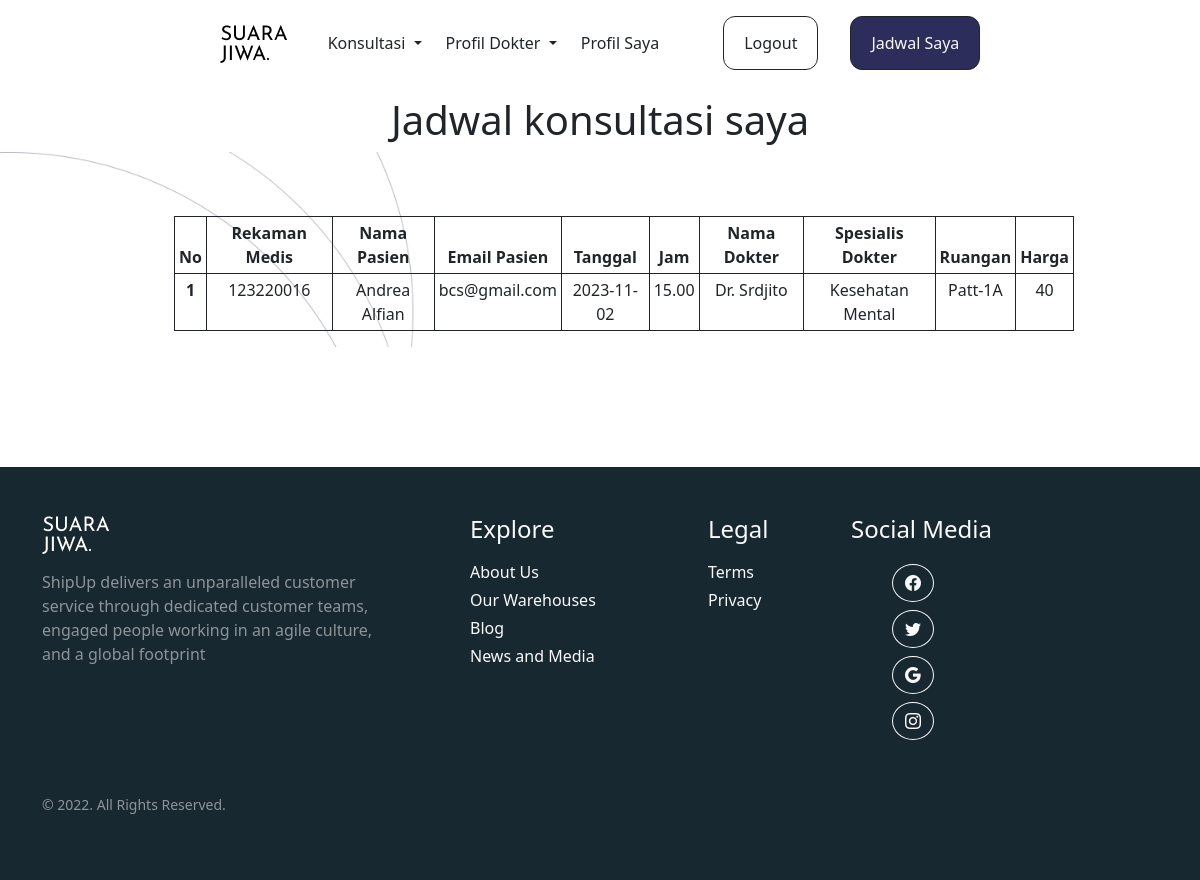
Screenshot of /user/jadwalUser.php (signed in) with the database file from the repository.
### tables this page shows
CREATE TABLE `user` (
  `rek_medis` int(5) NOT NULL,
  `password` varchar(50) NOT NULL,
  `nama_user` varchar(50) DEFAULT NULL,
  `email` varchar(50) DEFAULT NULL,
  `tanggal_lahir` date DEFAULT NULL,
  `foto` varchar(300) NOT NULL
);

CREATE TABLE `jadwal_dokter` (
  `id_jadwal` int(5) NOT NULL,
  `jadwal` date DEFAULT NULL,
  `jam` varchar(5) NOT NULL,
  `id_dokter` int(5) DEFAULT NULL
);

CREATE TABLE `dokter` (
  `id_dokter` int(5) NOT NULL,
  `pengalaman` varchar(1) DEFAULT NULL,
  `nama` varchar(50) DEFAULT NULL,
  `spesialis` varchar(50) DEFAULT NULL,
  `deskripsi` varchar(8000) DEFAULT NULL,
  `ruangan` varchar(50) DEFAULT NULL,
  `harga` int(11) DEFAULT NULL,
  `gambar` varchar(5) NOT NULL
);

### user/jadwalUser.php (the view, shortened to what this page needs)
<!DOCTYPE html>
<html lang="en">
  <?php include '../tmplt/headUs.php'; ?>
  <body class="overflow-x-hidden">
    <?php include '../tmplt/navUserL.php'; ?>
    <h1 class="mt-5 pt-5 text-center">Jadwal konsultasi saya</h1>
    <section class="mb-5 pt-3 d-flex justify-content-center align-items-center" style="background-image: url(../gambar/bg.jpg); background-size: cover;">
    <table class="table table-bordered table-sm ms-5 w-75 border-dark mt-5 text-center">
  <thead>
    <tr>
      <th scope="col">No</th>
      <th scope="col">Rekaman Medis</th>
      <th scope="col">Nama Pasien</th>
      <th scope="col">Email Pasien</th>
      <th scope="col">Tanggal</th>
      <th scope="col">Jam</th>
      <th scope="col">Nama Dokter</th>
      <th scope="col">Spesialis Dokter</th>
      <th scope="col">Ruangan</th>
      <th scope="col">Harga</th>
    </tr>
  </thead>
  <tbody>
<?php
include '../koneksi.php';
$no = 1;
$norek = $_SESSION['rek_medis'];
$data = mysqli_query($connect,"SELECT user.rek_medis, user.nama_user,user.email, pesanan.id_pesanan, jadwal_dokter.id_jadwal,  jadwal_dokter.jadwal, jadwal_dokter.jam, dokter.nama, dokter.spesialis, dokter.ruangan, dokter.harga FROM user INNER JOIN pesanan ON user.rek_medis = pesanan.rek_medis INNER JOIN jadwal_dokter ON pesanan.id_jadwal  = jadwal_dokter.id_jadwal INNER JOIN dokter ON jadwal_dokter.id_dokter = dokter.id_dokter WHERE user.rek_medis = '$norek';");
while($d = mysqli_fetch_array($data)){
?>
    <tr>
      <th scope="row"><?php echo $no++; ?></th>
        <td><?php echo $d['rek_medis']; ?></td>
        <td><?php echo $d['nama_user']; ?></td>
        <td><?php echo $d['email']; ?></td>
        <td><?php echo $d['jadwal']; ?></td>
        <td><?php echo $d['jam']; ?></td>
        <td><?php echo $d['nama']; ?></td>
        <td><?php echo $d['spesialis']; ?></td>
        <td><?php echo $d['ruangan']; ?></td>
        <td><?php echo $d['harga']; ?></td>
    </tr>
<?php
}
?>
  </tbody>
</table>
    </section>
    <br><br><br>
      <?php include '../tmplt/footer.php';?>
  </body>
</html>

### rows the page displays
user: rek_medis "123220016", nama_user "Andrea Alfian", email "bcs@gmail.com", jadwal_dokter.jadwal "2023-11-02", jadwal_dokter.jam "15.00", dokter.nama "Dr. Srdjito", dokter.spesialis "Kesehatan Mental", dokter.ruangan "Patt-1A", dokter.harga "40"
